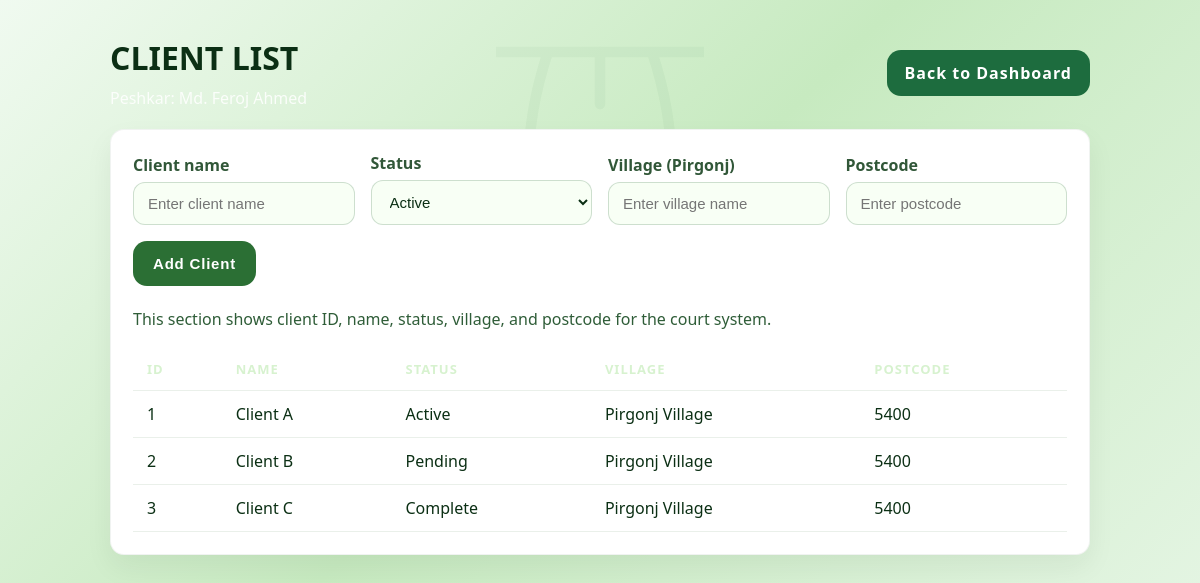
/client_list.php (signed in), run on the app's committed database.
### tables this page shows
CREATE TABLE IF NOT EXISTS `clients` (
  `id` INT NOT NULL AUTO_INCREMENT,
  `name` VARCHAR(255) NOT NULL,
  `status` VARCHAR(50) NOT NULL DEFAULT 'Active',
  `village` VARCHAR(255) NOT NULL DEFAULT '',
  `postcode` VARCHAR(20) NOT NULL DEFAULT '',
  `created_at` TIMESTAMP NOT NULL DEFAULT CURRENT_TIMESTAMP,
  PRIMARY KEY (`id`),
  UNIQUE KEY `ux_clients_name` (`name`)
);

### client_list.php (the view, shortened to what this page needs)
<?php
include "config.php";
$query = "SELECT id, name, status, village, postcode FROM clients ORDER BY id ASC";
$result = mysqli_query($conn, $query);
?>
<!DOCTYPE html>
<html>
<head>
</head>
<body>
<div class="page">
    <div class="header">
        <div>
            <h1>Client List</h1>
            <p style="margin:8px 0 0; color:rgba(255,255,255,.85);">Peshkar: Md. Feroj Ahmed</p>
        </div>
        <a class="button" href="dashboard.php">Back to Dashboard</a>
    </div>
    <div class="card">
        <form id="addClientForm" method="POST" style="display:flex;flex-wrap:wrap;gap:16px;align-items:flex-end;margin-bottom:22px;">
            <div style="flex:1;min-width:220px;">
                <label style="display:block;margin-bottom:6px;color:#315738;font-weight:700;">Client name</label>
                <input type="text" name="name" placeholder="Enter client name" required>
            </div>
            <div style="flex:1;min-width:200px;">
                <label style="display:block;margin-bottom:6px;color:#315738;font-weight:700;">Status</label>
                <select name="status">
                    <option>Active</option>
                </select>
            </div>
            <div style="flex:1;min-width:220px;">
                <label style="display:block;margin-bottom:6px;color:#315738;font-weight:700;">Village (Pirgonj)</label>
                <input type="text" name="village" placeholder="Enter village name" required>
            </div>
            <div style="flex:1;min-width:200px;">
                <label style="display:block;margin-bottom:6px;color:#315738;font-weight:700;">Postcode</label>
                <input type="text" name="postcode" placeholder="Enter postcode" required>
            </div>
            <div style="min-width:140px;">
                <button type="submit">Add Client</button>
            </div>
        </form>
        <p style="margin:0 0 18px;color:#2f5d38;">This section shows client ID, name, status, village, and postcode for the court system.</p>
        <?php if ($result && mysqli_num_rows($result) > 0): ?>
        <table>
            <thead>
                <tr>
                    <th>ID</th>
                    <th>Name</th>
                    <th>Status</th>
                    <th>Village</th>
                    <th>Postcode</th>
                </tr>
            </thead>
            <tbody>
                <?php while ($row = mysqli_fetch_assoc($result)): ?>
                <tr>
                    <td><?php echo htmlspecialchars($row['id']); ?></td>
                    <td><?php echo htmlspecialchars($row['name']); ?></td>
                    <td><?php echo htmlspecialchars($row['status']); ?></td>
                    <td><?php echo htmlspecialchars($row['village']); ?></td>
                    <td><?php echo htmlspecialchars($row['postcode']); ?></td>
                </tr>
                <?php endwhile; ?>
            </tbody>
        </table>
        <?php else: ?>
        <div class="message">No records found. Please import the SQL file or add data in the database.</div>
        <?php endif; ?>
    </div>
</div>
</body>
</html>

### client_list.php (style rules this page uses)
body { margin:0; min-height:100vh; font-family:"Segoe UI", Tahoma, Geneva, Verdana, sans-serif; background: linear-gradient(135deg,#f0faf0 0%,#c7eac0 45%,#eaf7ea 100%); color:#0b2f14; position:relative; overflow-x:hidden; }
body::before { content:""; position:fixed; inset:0; background: url('assets/scale-logo.svg') center top / 520px no-repeat; opacity:0.04; pointer-events:none; z-index:0; }
.page { max-width:980px; margin:0 auto; padding:36px 26px; position:relative; z-index:1; }
.header { display:flex; align-items:center; justify-content:space-between; flex-wrap:wrap; gap:16px; }
.header h1 { margin:0; font-size:32px; text-transform:uppercase; }
.button { display:inline-flex; align-items:center; justify-content:center; background:#1d6c3e; color:#fff; text-decoration:none; padding:12px 18px; border-radius:14px; font-weight:700; letter-spacing:1px; }
.card { background:#fff; border:1px solid rgba(15,60,20,.06); border-radius:14px; padding:22px; box-shadow:0 12px 28px rgba(10,30,14,.06); margin-top:20px; }
input, select { width:100%; padding:12px 14px; border-radius:12px; border:1px solid rgba(15,80,30,.18); background:#f8fff5; color:#0b2f14; font-size:15px; box-sizing:border-box; }
button { padding:14px 20px; border:none; border-radius:14px; background:#2b6f34; color:#fff; font-size:15px; font-weight:700; letter-spacing:.8px; cursor:pointer; transition:.18s ease; }
table { width:100%; border-collapse:collapse; margin-top:16px; }
th, td { padding:12px 14px; border-bottom:1px solid rgba(220,230,220,.6); text-align:left; }
th { text-transform:uppercase; font-size:13px; letter-spacing:1px; color:#d7f2cf; }

### data on the page
clients: id "1", name "Client A", status "Active", village "Pirgonj Village", postcode "5400"
clients: id "2", name "Client B", status "Pending", village "Pirgonj Village", postcode "5400"
clients: id "3", name "Client C", status "Complete", village "Pirgonj Village", postcode "5400"
